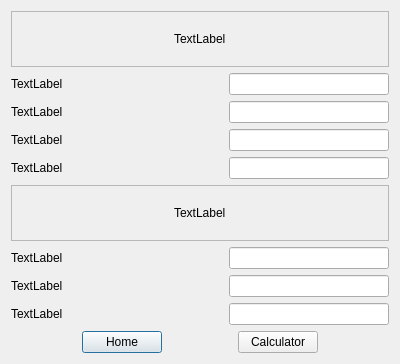
<?xml version="1.0" encoding="UTF-8"?>
<ui version="4.0">
 <class>Pid</class>
 <widget class="QDialog" name="Pid">
  <property name="geometry">
   <rect>
    <x>0</x>
    <y>0</y>
    <width>400</width>
    <height>364</height>
   </rect>
  </property>
  <property name="windowTitle">
   <string>Dialog</string>
  </property>
  <layout class="QVBoxLayout" name="verticalLayout_5">
   <item>
    <layout class="QVBoxLayout" name="verticalLayout">
     <property name="bottomMargin">
      <number>0</number>
     </property>
     <item>
      <widget class="QFrame" name="frame">
       <property name="frameShape">
        <enum>QFrame::Shape::StyledPanel</enum>
       </property>
       <property name="frameShadow">
        <enum>QFrame::Shadow::Raised</enum>
       </property>
       <layout class="QVBoxLayout" name="verticalLayout_2">
        <item alignment="Qt::AlignmentFlag::AlignHCenter">
         <widget class="QLabel" name="label">
          <property name="text">
           <string>TextLabel</string>
          </property>
         </widget>
        </item>
       </layout>
      </widget>
     </item>
     <item>
      <layout class="QHBoxLayout" name="horizontalLayout_2">
       <item>
        <widget class="QLabel" name="label_2">
         <property name="text">
          <string>TextLabel</string>
         </property>
        </widget>
       </item>
       <item>
        <spacer name="horizontalSpacer_4">
         <property name="orientation">
          <enum>Qt::Orientation::Horizontal</enum>
         </property>
         <property name="sizeHint" stdset="0">
          <size>
           <width>40</width>
           <height>20</height>
          </size>
         </property>
        </spacer>
       </item>
       <item>
        <widget class="QLineEdit" name="lineEdit"/>
       </item>
      </layout>
     </item>
     <item>
      <layout class="QHBoxLayout" name="horizontalLayout_3">
       <item>
        <widget class="QLabel" name="label_3">
         <property name="text">
          <string>TextLabel</string>
         </property>
        </widget>
       </item>
       <item>
        <spacer name="horizontalSpacer_5">
         <property name="orientation">
          <enum>Qt::Orientation::Horizontal</enum>
         </property>
         <property name="sizeHint" stdset="0">
          <size>
           <width>40</width>
           <height>20</height>
          </size>
         </property>
        </spacer>
       </item>
       <item>
        <widget class="QLineEdit" name="lineEdit_2"/>
       </item>
      </layout>
     </item>
     <item>
      <layout class="QHBoxLayout" name="horizontalLayout_4">
       <item>
        <widget class="QLabel" name="label_4">
         <property name="text">
          <string>TextLabel</string>
         </property>
        </widget>
       </item>
       <item>
        <spacer name="horizontalSpacer_6">
         <property name="orientation">
          <enum>Qt::Orientation::Horizontal</enum>
         </property>
         <property name="sizeHint" stdset="0">
          <size>
           <width>40</width>
           <height>20</height>
          </size>
         </property>
        </spacer>
       </item>
       <item>
        <widget class="QLineEdit" name="lineEdit_3"/>
       </item>
      </layout>
     </item>
     <item>
      <layout class="QHBoxLayout" name="horizontalLayout_5">
       <item>
        <widget class="QLabel" name="label_5">
         <property name="text">
          <string>TextLabel</string>
         </property>
        </widget>
       </item>
       <item>
        <spacer name="horizontalSpacer_7">
         <property name="orientation">
          <enum>Qt::Orientation::Horizontal</enum>
         </property>
         <property name="sizeHint" stdset="0">
          <size>
           <width>40</width>
           <height>20</height>
          </size>
         </property>
        </spacer>
       </item>
       <item>
        <widget class="QLineEdit" name="lineEdit_4"/>
       </item>
      </layout>
     </item>
     <item>
      <widget class="QFrame" name="frame_2">
       <property name="frameShape">
        <enum>QFrame::Shape::StyledPanel</enum>
       </property>
       <property name="frameShadow">
        <enum>QFrame::Shadow::Raised</enum>
       </property>
       <layout class="QVBoxLayout" name="verticalLayout_4">
        <item alignment="Qt::AlignmentFlag::AlignHCenter">
         <widget class="QLabel" name="label_10">
          <property name="text">
           <string>TextLabel</string>
          </property>
         </widget>
        </item>
       </layout>
      </widget>
     </item>
     <item>
      <layout class="QHBoxLayout" name="horizontalLayout_6">
       <item>
        <widget class="QLabel" name="label_6">
         <property name="text">
          <string>TextLabel</string>
         </property>
        </widget>
       </item>
       <item>
        <spacer name="horizontalSpacer_8">
         <property name="orientation">
          <enum>Qt::Orientation::Horizontal</enum>
         </property>
         <property name="sizeHint" stdset="0">
          <size>
           <width>40</width>
           <height>20</height>
          </size>
         </property>
        </spacer>
       </item>
       <item>
        <widget class="QLineEdit" name="lineEdit_5"/>
       </item>
      </layout>
     </item>
     <item>
      <layout class="QHBoxLayout" name="horizontalLayout_7">
       <item>
        <widget class="QLabel" name="label_7">
         <property name="text">
          <string>TextLabel</string>
         </property>
        </widget>
       </item>
       <item>
        <spacer name="horizontalSpacer_9">
         <property name="orientation">
          <enum>Qt::Orientation::Horizontal</enum>
         </property>
         <property name="sizeHint" stdset="0">
          <size>
           <width>40</width>
           <height>20</height>
          </size>
         </property>
        </spacer>
       </item>
       <item>
        <widget class="QLineEdit" name="lineEdit_6"/>
       </item>
      </layout>
     </item>
     <item>
      <layout class="QHBoxLayout" name="horizontalLayout_8">
       <item>
        <widget class="QLabel" name="label_8">
         <property name="text">
          <string>TextLabel</string>
         </property>
        </widget>
       </item>
       <item>
        <spacer name="horizontalSpacer_10">
         <property name="orientation">
          <enum>Qt::Orientation::Horizontal</enum>
         </property>
         <property name="sizeHint" stdset="0">
          <size>
           <width>40</width>
           <height>20</height>
          </size>
         </property>
        </spacer>
       </item>
       <item>
        <widget class="QLineEdit" name="lineEdit_7"/>
       </item>
      </layout>
     </item>
    </layout>
   </item>
   <item>
    <layout class="QHBoxLayout" name="horizontalLayout">
     <item>
      <spacer name="horizontalSpacer_2">
       <property name="orientation">
        <enum>Qt::Orientation::Horizontal</enum>
       </property>
       <property name="sizeHint" stdset="0">
        <size>
         <width>40</width>
         <height>20</height>
        </size>
       </property>
      </spacer>
     </item>
     <item>
      <widget class="QPushButton" name="home">
       <property name="text">
        <string>Home</string>
       </property>
      </widget>
     </item>
     <item>
      <spacer name="horizontalSpacer">
       <property name="orientation">
        <enum>Qt::Orientation::Horizontal</enum>
       </property>
       <property name="sizeHint" stdset="0">
        <size>
         <width>40</width>
         <height>20</height>
        </size>
       </property>
      </spacer>
     </item>
     <item>
      <widget class="QPushButton" name="calculator">
       <property name="text">
        <string>Calculator</string>
       </property>
      </widget>
     </item>
     <item>
      <spacer name="horizontalSpacer_3">
       <property name="orientation">
        <enum>Qt::Orientation::Horizontal</enum>
       </property>
       <property name="sizeHint" stdset="0">
        <size>
         <width>40</width>
         <height>20</height>
        </size>
       </property>
      </spacer>
     </item>
    </layout>
   </item>
  </layout>
 </widget>
 <resources/>
 <connections/>
</ui>
